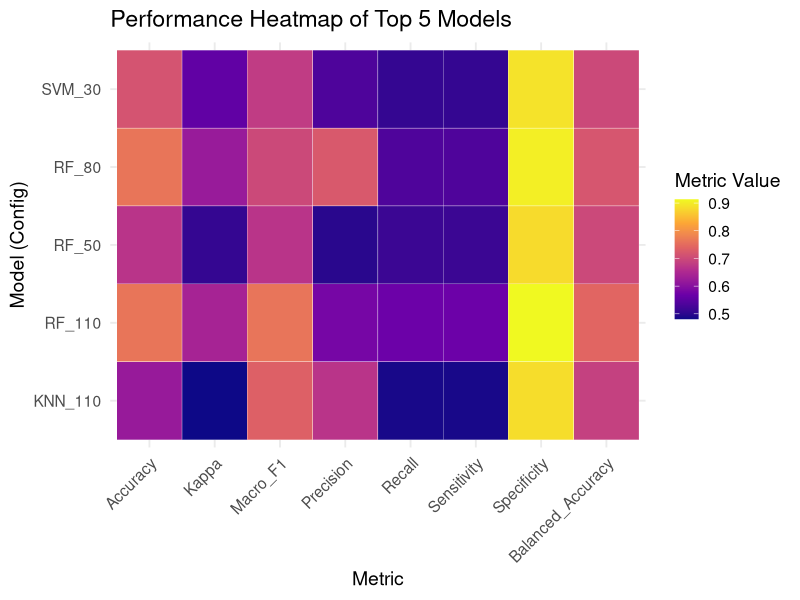
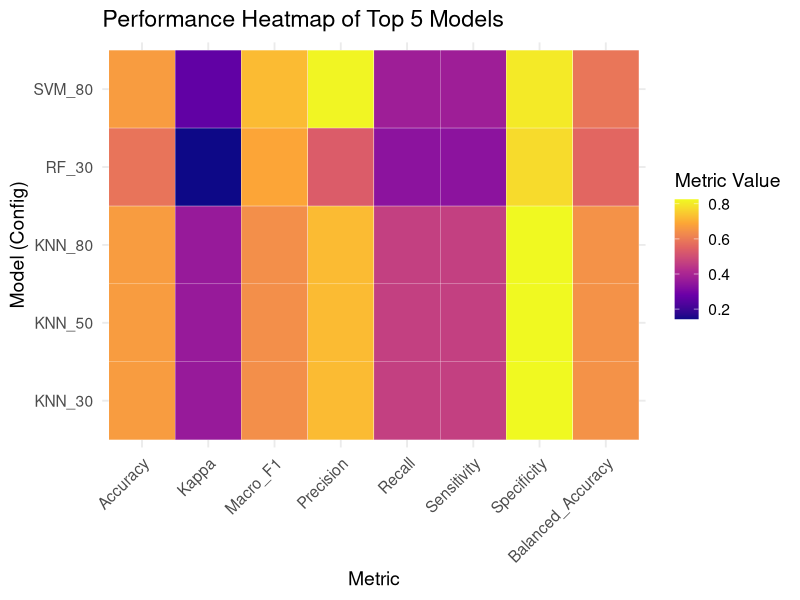
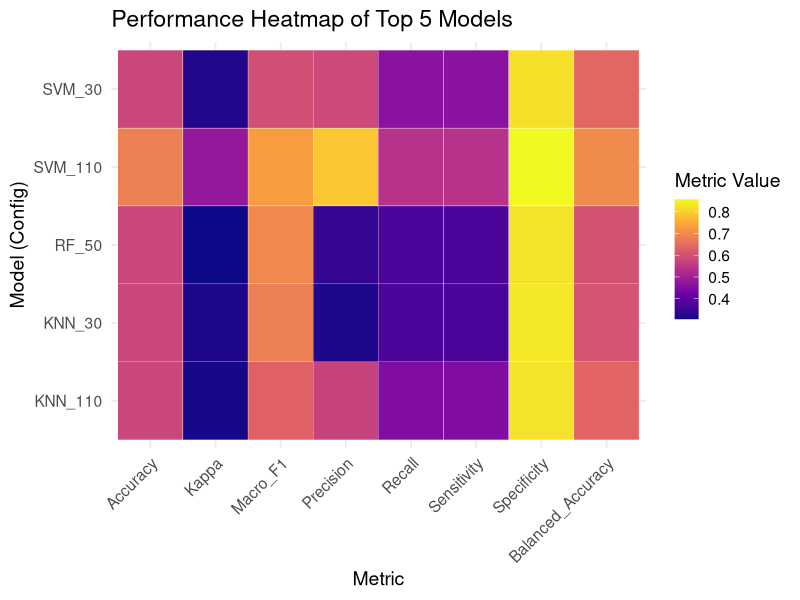

The R script that drew these images, in order:
## ---- chunk 1
library(tidyverse)
library(reshape2)
## ---- chunk 2
library(dplyr)
library(reshape2)
library(ggplot2)

combine_metrics <- data.frame(
  Genes = rep(c(30, 50, 80, 110), each = 3),
  Model = rep(c("SVM", "KNN", "RF"), times = 4),
  Accuracy = c(0.714, 0.619, 0.714,
               0.667, 0.571, 0.667,
               0.524, 0.619, 0.762,
               0.667, 0.619, 0.762),
  Kappa = c(0.556, 0.455, 0.538,
            0.46, 0.376, 0.507,
            0.231, 0.477, 0.62,
            0.46, 0.481, 0.639),
  Macro_F1 = c(0.678, 0.641, 0.848,
               0.809, 0.778, 0.667,
               0.655, 0.702, 0.698,
               0.809, 0.733, 0.761),
  Precision = c(0.534, 0.531, 0.514,
                0.524, 0.389, 0.498,
                0.367, 0.583, 0.722,
                0.524, 0.667, 0.58),
  Recall = c(0.507, 0.451, 0.472,
             0.437, 0.389, 0.514,
             0.337, 0.486, 0.535,
             0.437, 0.486, 0.569),
  Sensitivity = c(0.507, 0.451, 0.472,
                  0.437, 0.389, 0.514,
                  0.337, 0.486, 0.535,
                  0.437, 0.486, 0.569),
  Specificity = c(0.889, 0.873, 0.884,
                  0.863, 0.852, 0.881,
                  0.806, 0.881, 0.902,
                  0.863, 0.883, 0.913),
  Balanced_Accuracy = c(0.698, 0.662, 0.678,
                        0.65, 0.62, 0.697,
                        0.572, 0.684, 0.718,
                        0.65, 0.685, 0.741)
)


# View the table
print(combine_metrics)

# Add an identifier for easier plotting
combine_metrics$Config <- paste(combine_metrics$Model, combine_metrics$Genes, sep = "_")

# Select top 5 models by Balanced Accuracy
top5 <- combine_metrics %>%
  arrange(desc(Balanced_Accuracy)) %>%
  head(5)

# Reshape to long format for ggplot
top5_long <- melt(top5, id.vars = c("Model", "Genes", "Config"))

# Plot heatmap
ggplot(top5_long, aes(x = variable, y = Config, fill = value)) +
  geom_tile(color = "white") +
  scale_fill_viridis_c(option = "plasma", name = "Metric Value") +
  labs(title = "Performance Heatmap of Top 5 Models",
       x = "Metric",
       y = "Model (Config)") +
  theme_minimal(base_size = 14) +
  theme(axis.text.x = element_text(angle = 45, hjust = 1))

## ---- chunk 3
library(ggplot2)
library(reshape2)
library(dplyr)

# Evaluation metrics for GSE17907 dataset
gse17907_metrics <- data.frame(
  Genes = rep(c(30, 50, 80, 110), each = 3),
  Model = rep(c("SVM", "KNN", "RF"), times = 4),
  Accuracy = c(0.5, 0.667, 0.583,
               0.583, 0.667, 0.583,
               0.667, 0.667, 0.583,
               0.583, 0.583, 0.583),
  Kappa = c(-0.029, 0.36, 0.143,
            0, 0.36, 0.143,
            0.262, 0.36, 0.143,
            0, 0.143, 0.143),
  Macro_F1 = c(0.706, 0.639, 0.686,
               0.737, 0.639, 0.686,
               0.722, 0.639, 0.686,
               0.737, 0.686, 0.686),
  Precision = c(0.3, 0.722, 0.533,
                0.583, 0.722, 0.533,
                0.818, 0.722, 0.533,
                0.583, 0.533, 0.533),
  Recall = c(0.214, 0.464, 0.339,
             0.25, 0.464, 0.339,
             0.375, 0.464, 0.339,
             0.25, 0.339, 0.339),
  Sensitivity = c(0.214, 0.464, 0.339,
                  0.25, 0.464, 0.339,
                  0.375, 0.464, 0.339,
                  0.25, 0.339, 0.339),
  Specificity = c(0.75, 0.825, 0.775,
                  0.75, 0.825, 0.775,
                  0.8, 0.825, 0.775,
                  0.75, 0.775, 0.775),
  Balanced_Accuracy = c(0.482, 0.645, 0.557,
                        0.5, 0.645, 0.557,
                        0.588, 0.645, 0.557,
                        0.5, 0.557, 0.557)
)

# Add unique Config column
gse17907_metrics$Config <- paste(gse17907_metrics$Model, gse17907_metrics$Genes, sep = "_")

# Remove duplicated rows just in case (optional but safe)
gse17907_metrics <- distinct(gse17907_metrics)

# Select top 5 *distinct* models by Balanced Accuracy
top5 <- gse17907_metrics %>%
  arrange(desc(Balanced_Accuracy)) %>%
  slice_head(n = 5)

# Reshape to long format for heatmap
top5_long <- melt(top5, id.vars = c("Model", "Genes", "Config"))

# Plot heatmap
ggplot(top5_long, aes(x = variable, y = Config, fill = value)) +
  geom_tile(color = "white") +
  scale_fill_viridis_c(option = "plasma", name = "Metric Value") +
  labs(title = "Performance Heatmap of Top 5 Models",
       x = "Metric",
       y = "Model (Config)") +
  theme_minimal(base_size = 14) +
  theme(axis.text.x = element_text(angle = 45, hjust = 1))

## ---- chunk 4
library(ggplot2)
library(reshape2)
library(dplyr)

# Evaluation metrics from confusion matrices
gse17907_metrics <- data.frame(
  Genes = rep(c(30, 50, 80, 110), each = 3),
  Model = rep(c("SVM", "KNN", "RF"), times = 4),
  Accuracy = c(0.579, 0.579, 0.474,
               0.474, 0.526, 0.579,
               0.579, 0.579, 0.526,
               0.684, 0.579, 0.526),
  Kappa = c(0.321, 0.318, 0.055,
            0.021, 0.136, 0.306,
            0.290, 0.248, 0.153,
            0.477, 0.312, 0.153),
  Macro_F1 = c(0.593, 0.681, 0.474,
               0.667, 0.489, 0.697,
               0.723, 0.610, 0.485,
               0.731, 0.631, 0.570),
  Precision = c(0.583, 0.317, 0.490,
                0.250, 0.515, 0.341,
                0.524, 0.615, 0.448,
                0.788, 0.571, 0.583),
  Recall = c(0.461, 0.372, 0.272,
             0.250, 0.300, 0.372,
             0.372, 0.350, 0.300,
             0.539, 0.447, 0.322),
  Sensitivity = c(0.461, 0.372, 0.272,
                  0.250, 0.300, 0.372,
                  0.372, 0.350, 0.300,
                  0.539, 0.447, 0.322),
  Specificity = c(0.824, 0.834, 0.760,
                  0.757, 0.782, 0.827,
                  0.819, 0.807, 0.789,
                  0.857, 0.826, 0.782),
  Balanced_Accuracy = c(0.642, 0.603, 0.516,
                        0.504, 0.541, 0.600,
                        0.595, 0.579, 0.545,
                        0.698, 0.637, 0.552)
)

# Add Config column
gse17907_metrics$Config <- paste(gse17907_metrics$Model, gse17907_metrics$Genes, sep = "_")

# Select top 5 models by Balanced Accuracy
top5 <- gse17907_metrics %>%
  arrange(desc(Balanced_Accuracy)) %>%
  head(5)

# Reshape to long format for heatmap
top5_long <- melt(top5, id.vars = c("Model", "Genes", "Config"))

# Plot heatmap
ggplot(top5_long, aes(x = variable, y = Config, fill = value)) +
  geom_tile(color = "white") +
  scale_fill_viridis_c(option = "plasma", name = "Metric Value") +
  labs(title = "Performance Heatmap of Top 5 Models",
       x = "Metric",
       y = "Model (Config)") +
  theme_minimal(base_size = 14) +
  theme(axis.text.x = element_text(angle = 45, hjust = 1))


